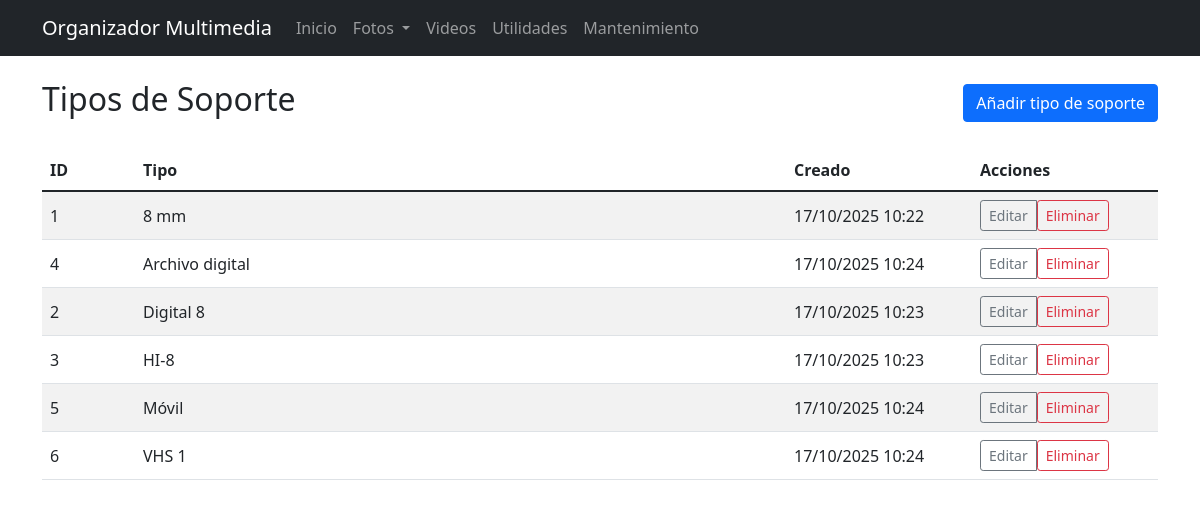
The page /maintenance/support-types on the database as committed earlier.
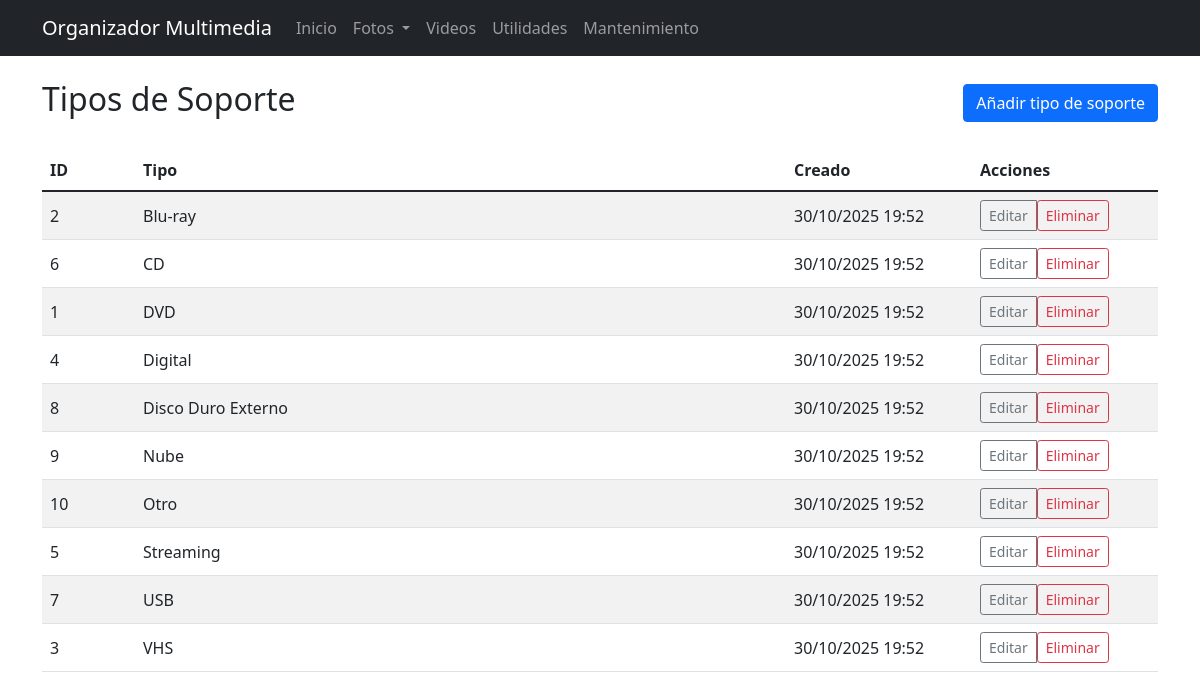
The same page on the database as committed later.
### app/models/database.py (models this page shows, shortened)
class TipoSoporte(db.Model):
    __tablename__ = 'tipo_soporte'
    id = db.Column(db.Integer, primary_key=True)
    tipo = db.Column(db.String(100), unique=True, nullable=False)
    created_at = db.Column(db.DateTime, default=datetime.utcnow)

### app/routes/maintenance.py (the view)
@bp.route('/support-types')
def support_types():
    supports = TipoSoporte.query.order_by(TipoSoporte.tipo).all()
    return render_template('maintenance/support_types.html', supports=supports)

### app/templates/maintenance/support_types.html (shortened to what this page needs)
{% extends "base.html" %}
{% block content %}
<div class="row">
    <div class="col-md-12">
        <div class="d-flex justify-content-between align-items-center mb-4">
            <h2>Tipos de Soporte</h2>
            <a class="btn btn-primary" href="{{ url_for('maintenance.add_support_type') }}">Añadir tipo de soporte</a>
        </div>
        {% if supports %}
        <div class="table-responsive">
            <table class="table table-striped align-middle">
                <thead>
                    <tr>
                        <th class="col-1">ID</th>
                        <th>Tipo</th>
                        <th class="col-2">Creado</th>
                        <th class="col-2">Acciones</th>
                    </tr>
                </thead>
                <tbody>
                    {% for support in supports %}
                    <tr>
                        <td>{{ support.id }}</td>
                        <td>{{ support.tipo }}</td>
                        <td>{{ support.created_at.strftime('%d/%m/%Y %H:%M') if support.created_at else '-' }}</td>
                        <td>
                            <div class="btn-group" role="group" aria-label="Acciones">
                                <a class="btn btn-sm btn-outline-secondary" href="{{ url_for('maintenance.edit_support_type', support_id=support.id) }}">
                                    Editar
                                </a>
                                <form method="post" action="{{ url_for('maintenance.delete_support_type', support_id=support.id) }}" style="display:inline" onsubmit="return confirm('¿Eliminar este tipo de soporte?');">
                                    <button type="submit" class="btn btn-sm btn-outline-danger">Eliminar</button>
                                </form>
                            </div>
                        </td>
                    </tr>
                    {% endfor %}
                </tbody>
            </table>
        </div>
        {% else %}
            <div class="alert alert-info">Aún no hay tipos de soporte registrados.</div>
        {% endif %}
    </div>
</div>
{% endblock %}

Rows that differ between the two databases and show on the page:
changed TipoSoporte id 2: tipo "Digital 8" → "Blu-ray"; created_at "17/10/2025 10:23" → "30/10/2025 19:52"; moves up the list
changed TipoSoporte id 6: tipo "VHS 1" → "CD"; created_at "17/10/2025 10:24" → "30/10/2025 19:52"; moves up the list
changed TipoSoporte id 1: tipo "8 mm" → "DVD"; created_at "17/10/2025 10:22" → "30/10/2025 19:52"
changed TipoSoporte id 4: tipo "Archivo digital" → "Digital"; created_at "17/10/2025 10:24" → "30/10/2025 19:52"
added TipoSoporte: id "8", tipo "Disco Duro Externo", created_at "30/10/2025 19:52"
added TipoSoporte: id "9", tipo "Nube", created_at "30/10/2025 19:52"
added TipoSoporte: id "10", tipo "Otro", created_at "30/10/2025 19:52"
changed TipoSoporte id 5: tipo "Móvil" → "Streaming"; created_at "17/10/2025 10:24" → "30/10/2025 19:52"; moves down the list
added TipoSoporte: id "7", tipo "USB", created_at "30/10/2025 19:52"
changed TipoSoporte id 3: tipo "HI-8" → "VHS"; created_at "17/10/2025 10:23" → "30/10/2025 19:52"
